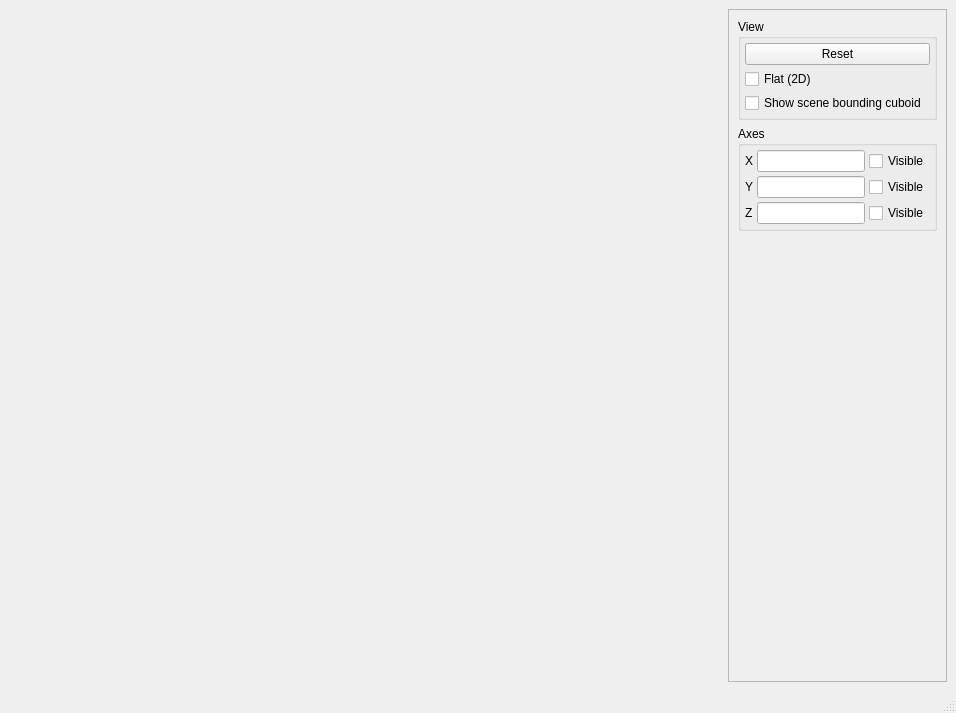
<?xml version="1.0" encoding="UTF-8"?>
<ui version="4.0">
 <class>MainWindow</class>
 <widget class="QMainWindow" name="MainWindow">
  <property name="geometry">
   <rect>
    <x>0</x>
    <y>0</y>
    <width>956</width>
    <height>713</height>
   </rect>
  </property>
  <property name="windowTitle">
   <string>MainWindow</string>
  </property>
  <widget class="QWidget" name="centralwidget">
   <layout class="QHBoxLayout" name="horizontalLayout">
    <item>
     <widget class="MildredWidget" name="TestingWidget" native="true">
      <property name="sizePolicy">
       <sizepolicy hsizetype="Expanding" vsizetype="Preferred">
        <horstretch>5</horstretch>
        <verstretch>0</verstretch>
       </sizepolicy>
      </property>
     </widget>
    </item>
    <item>
     <widget class="QFrame" name="frame">
      <property name="sizePolicy">
       <sizepolicy hsizetype="Minimum" vsizetype="Preferred">
        <horstretch>0</horstretch>
        <verstretch>0</verstretch>
       </sizepolicy>
      </property>
      <property name="frameShape">
       <enum>QFrame::StyledPanel</enum>
      </property>
      <property name="frameShadow">
       <enum>QFrame::Raised</enum>
      </property>
      <layout class="QVBoxLayout" name="verticalLayout_2">
       <item>
        <widget class="QGroupBox" name="groupBox">
         <property name="title">
          <string>View</string>
         </property>
         <layout class="QVBoxLayout" name="verticalLayout">
          <property name="spacing">
           <number>4</number>
          </property>
          <property name="leftMargin">
           <number>4</number>
          </property>
          <property name="topMargin">
           <number>4</number>
          </property>
          <property name="rightMargin">
           <number>4</number>
          </property>
          <property name="bottomMargin">
           <number>4</number>
          </property>
          <item>
           <widget class="QPushButton" name="ResetViewButton">
            <property name="text">
             <string>Reset</string>
            </property>
           </widget>
          </item>
          <item>
           <widget class="QCheckBox" name="FlatViewCheck">
            <property name="text">
             <string>Flat (2D)</string>
            </property>
           </widget>
          </item>
          <item>
           <widget class="QCheckBox" name="ShowSceneCuboidCheck">
            <property name="text">
             <string>Show scene bounding cuboid</string>
            </property>
           </widget>
          </item>
         </layout>
        </widget>
       </item>
       <item>
        <widget class="QGroupBox" name="groupBox_2">
         <property name="sizePolicy">
          <sizepolicy hsizetype="Minimum" vsizetype="Preferred">
           <horstretch>0</horstretch>
           <verstretch>0</verstretch>
          </sizepolicy>
         </property>
         <property name="title">
          <string>Axes</string>
         </property>
         <layout class="QGridLayout" name="gridLayout">
          <property name="leftMargin">
           <number>4</number>
          </property>
          <property name="topMargin">
           <number>4</number>
          </property>
          <property name="rightMargin">
           <number>4</number>
          </property>
          <property name="bottomMargin">
           <number>4</number>
          </property>
          <property name="spacing">
           <number>4</number>
          </property>
          <item row="2" column="0">
           <widget class="QLabel" name="label_3">
            <property name="text">
             <string>Z</string>
            </property>
           </widget>
          </item>
          <item row="2" column="1">
           <widget class="QLineEdit" name="ZTitleEdit">
            <property name="sizePolicy">
             <sizepolicy hsizetype="Minimum" vsizetype="Fixed">
              <horstretch>0</horstretch>
              <verstretch>0</verstretch>
             </sizepolicy>
            </property>
           </widget>
          </item>
          <item row="0" column="0">
           <widget class="QLabel" name="label">
            <property name="text">
             <string>X</string>
            </property>
           </widget>
          </item>
          <item row="0" column="1">
           <widget class="QLineEdit" name="XTitleEdit">
            <property name="sizePolicy">
             <sizepolicy hsizetype="Minimum" vsizetype="Fixed">
              <horstretch>0</horstretch>
              <verstretch>0</verstretch>
             </sizepolicy>
            </property>
           </widget>
          </item>
          <item row="1" column="0">
           <widget class="QLabel" name="label_2">
            <property name="text">
             <string>Y</string>
            </property>
           </widget>
          </item>
          <item row="1" column="1">
           <widget class="QLineEdit" name="YTitleEdit">
            <property name="sizePolicy">
             <sizepolicy hsizetype="Minimum" vsizetype="Fixed">
              <horstretch>0</horstretch>
              <verstretch>0</verstretch>
             </sizepolicy>
            </property>
           </widget>
          </item>
          <item row="0" column="2">
           <widget class="QCheckBox" name="XVisibleCheck">
            <property name="text">
             <string>Visible</string>
            </property>
           </widget>
          </item>
          <item row="1" column="2">
           <widget class="QCheckBox" name="YVisibleCheck">
            <property name="text">
             <string>Visible</string>
            </property>
           </widget>
          </item>
          <item row="2" column="2">
           <widget class="QCheckBox" name="ZVisibleCheck">
            <property name="text">
             <string>Visible</string>
            </property>
           </widget>
          </item>
         </layout>
        </widget>
       </item>
       <item>
        <spacer name="verticalSpacer">
         <property name="orientation">
          <enum>Qt::Vertical</enum>
         </property>
         <property name="sizeHint" stdset="0">
          <size>
           <width>20</width>
           <height>40</height>
          </size>
         </property>
        </spacer>
       </item>
      </layout>
     </widget>
    </item>
   </layout>
  </widget>
  <widget class="QMenuBar" name="menubar">
   <property name="geometry">
    <rect>
     <x>0</x>
     <y>0</y>
     <width>956</width>
     <height>23</height>
    </rect>
   </property>
  </widget>
  <widget class="QStatusBar" name="statusbar"/>
 </widget>
 <customwidgets>
  <customwidget>
   <class>MildredWidget</class>
   <extends>QWidget</extends>
   <header>widget.h</header>
   <container>1</container>
  </customwidget>
 </customwidgets>
 <resources/>
 <connections/>
</ui>
